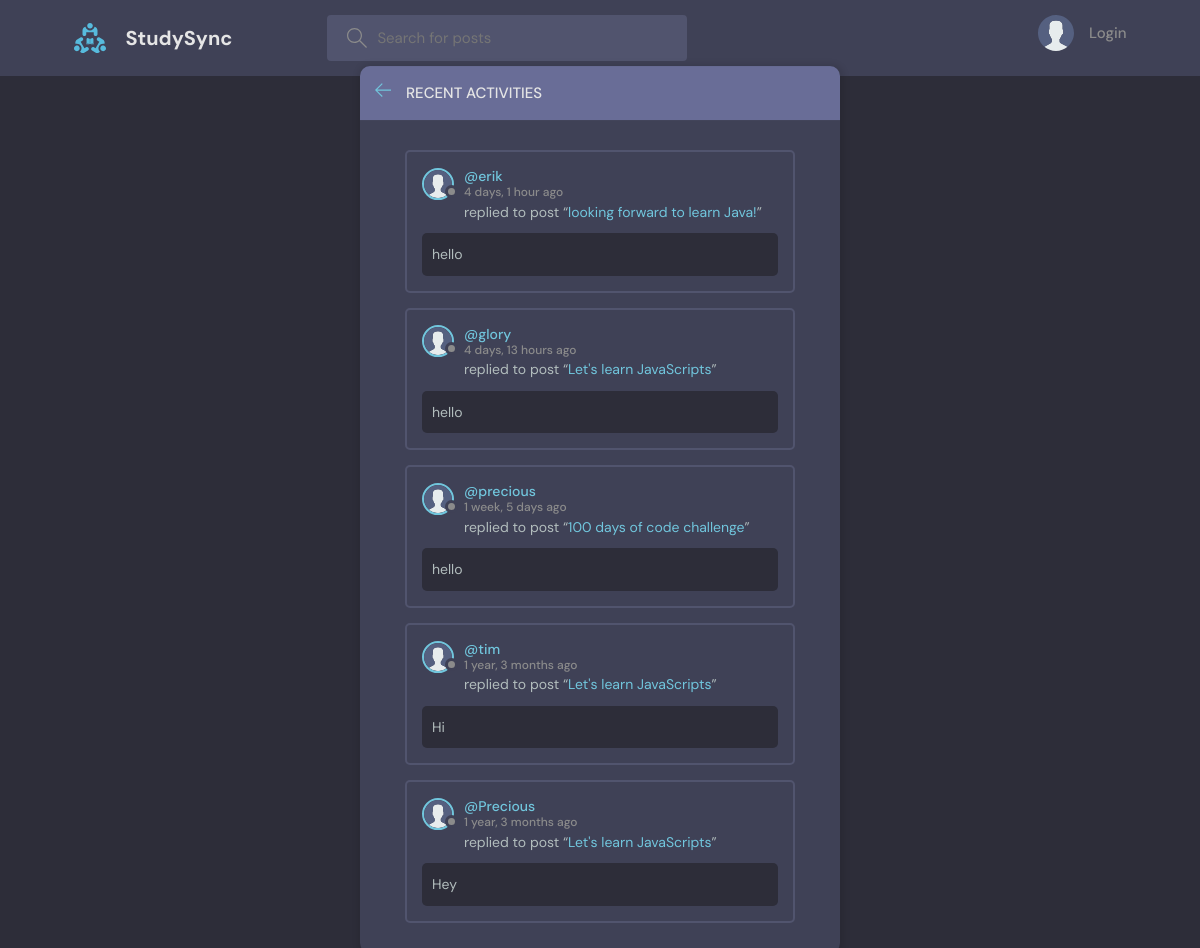
The page /activity/ on the database as committed earlier.
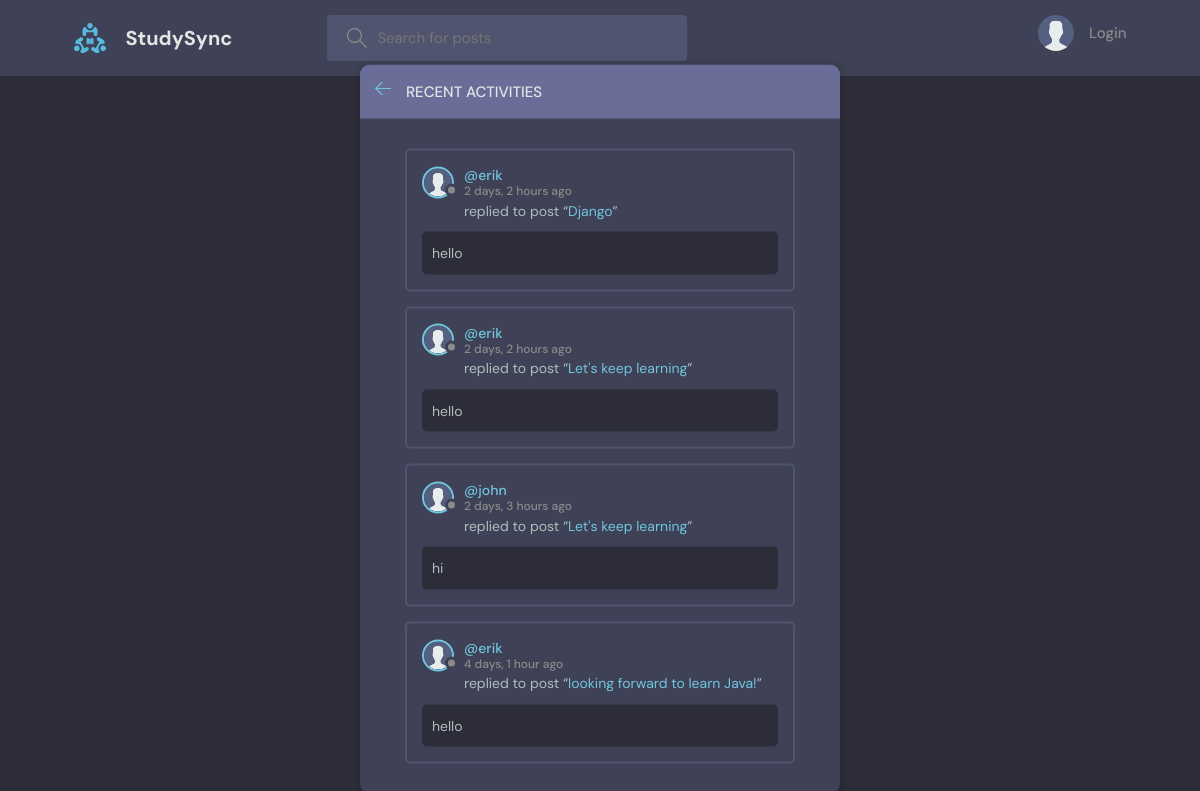
The same page on the database as committed later.
### base/models.py (models this page shows, shortened)
class Message(models.Model):
    user = models.ForeignKey(User, on_delete=models.CASCADE)
    room = models.ForeignKey(Room, on_delete=models.CASCADE)
    body = models.TextField()
    updated = models.DateTimeField(auto_now=True)
    created = models.DateTimeField(auto_now_add=True)
    class Meta:
        ordering = ['-updated', '-created']

class Room(models.Model):
    host = models.ForeignKey(User, on_delete=models.SET_NULL, null=True)
    topic = models.ForeignKey(Topic, on_delete=models.SET_NULL, null=True)
    name = models.CharField(max_length=200)
    description = models.TextField(null=True, blank=True)
    participants = models.ManyToManyField(User, related_name='participants')
    updated = models.DateTimeField(auto_now=True)
    created = models.DateTimeField(auto_now_add=True)
    class Meta:
        ordering = ['-updated', '-created']
    def __str__(self):
        return self.name

### base/views.py (the view)
# urls.py: path('activity/', views.activityPage, name="activity"),  # URL for displaying activity
def activityPage(request):
    room_messages = Message.objects.all()
    return render(request, 'base/activity.html', {'room_messages': room_messages})

### base/templates/base/activity.html (shortened to what this page needs)
{% extends 'main.html' %}
{% block content %}
    <main class="layout">
      <div class="container">
        <div class="layout__box">
          <div class="layout__boxHeader">
            <div class="layout__boxTitle">
              <a href="{% url 'home' %}">
                <svg version="1.1" xmlns="http://www.w3.org/2000/svg" width="32" height="32" viewBox="0 0 32 32">
                  <title>arrow-left</title>
                  <path
                    d="M13.723 2.286l-13.723 13.714 13.719 13.714 1.616-1.611-10.96-10.96h27.625v-2.286h-27.625l10.965-10.965-1.616-1.607z"
                  ></path>
                </svg>
              </a>
              <h3>Recent Activities</h3>
            </div>
          </div>
          {% load static %}
          <div class="activities-page layout__body">
            {% for message in room_messages %}
            <div class="activities__box">
                <div class="activities__boxHeader roomListRoom__header">
                    <a href="{% url 'user-profile' message.user.id %}" class="roomListRoom__author">
                        <div class="avatar avatar--small">
                            <img src="{% static 'images/avatar.svg' %}" />
                        </div>
                        <p>
                            @{{message.user.username}}
                            <span>{{message.created|timesince}} ago</span>
                        </p>
                    </a>
                </div>
                <div class="activities__boxContent">
                    <p>replied to post “<a href="{% url 'room' message.room.id %}">{{message.room}}</a>”</p>
                    <div class="activities__boxRoomContent">{{message.body}}</div>
                </div>
            </div>
            {% endfor %}
          </div>
        </div>
      </div>
    </main>
    {% endblock %}

Rows that differ between the two databases and show on the page:
removed Message: user.username "glory", created "4 days, 13 hours", room "Let's learn JavaScripts", body "hello"
removed Message: user.username "precious", created "1 week, 5 days", room "100 days of code challenge", body "hello"
removed Message: user.username "tim", created "1 year, 3 months", room "Let's learn JavaScripts", body "Hi"
removed Message: user.username "Precious", created "1 year, 3 months", room "Let's learn JavaScripts", body "Hey"
added Message: user.username "erik", created "2 days, 2 hours", room "Django", body "hello"
added Message: user.username "erik", created "2 days, 2 hours", room "Let's keep learning", body "hello"
added Message: user.username "john", created "2 days, 3 hours", room "Let's keep learning", body "hi"
